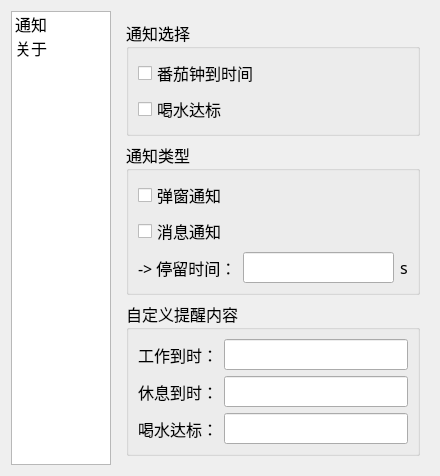
<?xml version="1.0" encoding="UTF-8"?>
<ui version="4.0">
 <class>SettingsWindow</class>
 <widget class="QWidget" name="SettingsWindow">
  <property name="geometry">
   <rect>
    <x>0</x>
    <y>0</y>
    <width>440</width>
    <height>421</height>
   </rect>
  </property>
  <property name="font">
   <font>
    <family>MiSans</family>
    <pointsize>12</pointsize>
   </font>
  </property>
  <property name="windowTitle">
   <string>Form</string>
  </property>
  <layout class="QHBoxLayout" name="horizontalLayout">
   <item>
    <widget class="QListWidget" name="LW_list">
     <property name="maximumSize">
      <size>
       <width>100</width>
       <height>16777215</height>
      </size>
     </property>
     <property name="font">
      <font>
       <family>MiSans</family>
       <pointsize>12</pointsize>
      </font>
     </property>
     <property name="styleSheet">
      <string notr="true"/>
     </property>
     <property name="selectionBehavior">
      <enum>QAbstractItemView::SelectRows</enum>
     </property>
     <property name="spacing">
      <number>5</number>
     </property>
     <item>
      <property name="text">
       <string>通知</string>
      </property>
     </item>
     <item>
      <property name="text">
       <string>关于</string>
      </property>
     </item>
    </widget>
   </item>
   <item>
    <widget class="QStackedWidget" name="SW_settings">
     <property name="currentIndex">
      <number>0</number>
     </property>
     <widget class="QWidget" name="page">
      <layout class="QVBoxLayout" name="verticalLayout_5">
       <item>
        <widget class="QGroupBox" name="groupBox_notice_select">
         <property name="title">
          <string>通知选择</string>
         </property>
         <layout class="QVBoxLayout" name="verticalLayout_4">
          <item>
           <widget class="QCheckBox" name="CB_notice_select_clock">
            <property name="text">
             <string>番茄钟到时间</string>
            </property>
           </widget>
          </item>
          <item>
           <widget class="QCheckBox" name="CB_notice_select_drink">
            <property name="text">
             <string>喝水达标</string>
            </property>
           </widget>
          </item>
         </layout>
        </widget>
       </item>
       <item>
        <widget class="QGroupBox" name="groupBox_notice_type">
         <property name="title">
          <string>通知类型</string>
         </property>
         <layout class="QVBoxLayout" name="verticalLayout_3">
          <item>
           <layout class="QHBoxLayout" name="horizontalLayout_9">
            <item>
             <widget class="QCheckBox" name="CB_notice_type_message_box">
              <property name="text">
               <string>弹窗通知</string>
              </property>
             </widget>
            </item>
            <item>
             <spacer name="horizontalSpacer_2">
              <property name="orientation">
               <enum>Qt::Horizontal</enum>
              </property>
              <property name="sizeHint" stdset="0">
               <size>
                <width>40</width>
                <height>20</height>
               </size>
              </property>
             </spacer>
            </item>
           </layout>
          </item>
          <item>
           <layout class="QHBoxLayout" name="horizontalLayout_8">
            <item>
             <widget class="QCheckBox" name="CB_notice_type_sys_notice">
              <property name="text">
               <string>消息通知</string>
              </property>
             </widget>
            </item>
            <item>
             <spacer name="horizontalSpacer_3">
              <property name="orientation">
               <enum>Qt::Horizontal</enum>
              </property>
              <property name="sizeHint" stdset="0">
               <size>
                <width>40</width>
                <height>20</height>
               </size>
              </property>
             </spacer>
            </item>
           </layout>
          </item>
          <item>
           <layout class="QHBoxLayout" name="horizontalLayout_7">
            <item>
             <widget class="QLabel" name="L_sys_notice_time">
              <property name="text">
               <string>-&gt; 停留时间：</string>
              </property>
             </widget>
            </item>
            <item>
             <widget class="QLineEdit" name="LE_sys_notice_time"/>
            </item>
            <item>
             <widget class="QLabel" name="L_sys_notice_time_s">
              <property name="text">
               <string>s</string>
              </property>
             </widget>
            </item>
           </layout>
          </item>
         </layout>
        </widget>
       </item>
       <item>
        <widget class="QGroupBox" name="groupBox">
         <property name="title">
          <string>自定义提醒内容</string>
         </property>
         <layout class="QVBoxLayout" name="verticalLayout_2">
          <item>
           <layout class="QHBoxLayout" name="horizontalLayout_4">
            <item>
             <widget class="QLabel" name="label_3">
              <property name="text">
               <string>工作到时：</string>
              </property>
             </widget>
            </item>
            <item>
             <widget class="QLineEdit" name="LE_custom_work_over_notify"/>
            </item>
           </layout>
          </item>
          <item>
           <layout class="QHBoxLayout" name="horizontalLayout_5">
            <item>
             <widget class="QLabel" name="label_4">
              <property name="text">
               <string>休息到时：</string>
              </property>
             </widget>
            </item>
            <item>
             <widget class="QLineEdit" name="LE_custom_rest_over_notify"/>
            </item>
           </layout>
          </item>
          <item>
           <layout class="QHBoxLayout" name="horizontalLayout_6">
            <item>
             <widget class="QLabel" name="label_5">
              <property name="text">
               <string>喝水达标：</string>
              </property>
             </widget>
            </item>
            <item>
             <widget class="QLineEdit" name="LE_custom_get_drink_goal_notify"/>
            </item>
           </layout>
          </item>
         </layout>
        </widget>
       </item>
      </layout>
     </widget>
     <widget class="QWidget" name="page_2">
      <layout class="QVBoxLayout" name="verticalLayout_7">
       <item>
        <widget class="QGroupBox" name="groupBox_2">
         <property name="title">
          <string>版本信息</string>
         </property>
         <layout class="QGridLayout" name="gridLayout" rowminimumheight="1,3">
          <item row="0" column="0">
           <widget class="QLabel" name="L_version_tips">
            <property name="maximumSize">
             <size>
              <width>70</width>
              <height>16777215</height>
             </size>
            </property>
            <property name="text">
             <string>版本号:</string>
            </property>
           </widget>
          </item>
          <item row="0" column="1">
           <widget class="QLabel" name="L_version">
            <property name="text">
             <string>vx.x.x</string>
            </property>
            <property name="alignment">
             <set>Qt::AlignCenter</set>
            </property>
           </widget>
          </item>
          <item row="1" column="0">
           <widget class="QLabel" name="L_build_time_tips">
            <property name="maximumSize">
             <size>
              <width>70</width>
              <height>16777215</height>
             </size>
            </property>
            <property name="text">
             <string>编译时间:</string>
            </property>
           </widget>
          </item>
          <item row="1" column="1">
           <widget class="QLabel" name="L_build_time">
            <property name="text">
             <string>yyyy-mm-dd hh:mm:ss</string>
            </property>
            <property name="alignment">
             <set>Qt::AlignCenter</set>
            </property>
           </widget>
          </item>
         </layout>
        </widget>
       </item>
       <item>
        <widget class="QGroupBox" name="groupBox_3">
         <property name="title">
          <string>软件更新</string>
         </property>
         <layout class="QHBoxLayout" name="horizontalLayout_2">
          <item>
           <widget class="QPushButton" name="PB_project_url_gitee">
            <property name="text">
             <string>Gitee源</string>
            </property>
           </widget>
          </item>
          <item>
           <widget class="QPushButton" name="PB_project_url_github">
            <property name="text">
             <string>Github源</string>
            </property>
           </widget>
          </item>
         </layout>
        </widget>
       </item>
       <item>
        <widget class="QGroupBox" name="groupBox_4">
         <property name="title">
          <string>重置</string>
         </property>
         <layout class="QVBoxLayout" name="verticalLayout">
          <item>
           <widget class="QPushButton" name="PB_reset_settings">
            <property name="text">
             <string>设置初始化</string>
            </property>
           </widget>
          </item>
         </layout>
        </widget>
       </item>
       <item>
        <spacer name="verticalSpacer">
         <property name="orientation">
          <enum>Qt::Vertical</enum>
         </property>
         <property name="sizeHint" stdset="0">
          <size>
           <width>20</width>
           <height>124</height>
          </size>
         </property>
        </spacer>
       </item>
      </layout>
     </widget>
    </widget>
   </item>
  </layout>
 </widget>
 <resources/>
 <connections/>
</ui>
